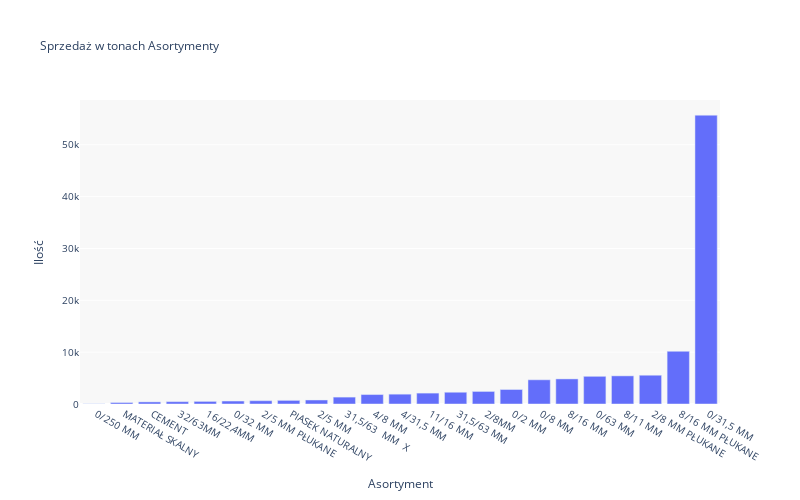

Notebook cell for this chart:
### Code cell
fig = raport_asort.plot.bar(x='Asortyment',y='Ilość',title='Sprzedaż w tonach Asortymenty',width=800, height=500)
fig.update_layout(plot_bgcolor='#F8F8F8',font_size=10,title_font_size=12)
fig.show()

### Figure 1 — Plotly figure (JSON) as saved in the notebook; plotly's stock layout.template omitted (floating-point values rounded to 4 significant figures)
{"data": [{"alignmentgroup": "True", "hovertemplate": "Asortyment=%{x}<br>Ilość=%{y}<extra></extra>", "legendgroup": "", "marker": {"color": "#636efa", "pattern": {"shape": ""}}, "name": "", "offsetgroup": "", "orientation": "v", "showlegend": false, "textposition": "auto", "type": "bar", "x": [" 0/250 MM", " MATERIAŁ SKALNY", " CEMENT", " 32/63MM", " 16/22,4MM", " 0/32 MM", " 2/5 MM PŁUKANE", " PIASEK NATURALNY", " 2/5 MM", " 31,5/63  MM  X", " 4/8 MM", " 4/31,5 MM", " 11/16 MM", " 31,5/63 MM", " 2/8MM", " 0/2 MM", " 0/8 MM", " 8/16 MM", " 0/63 MM", " 8/11 MM", " 2/8 MM PŁUKANE", " 8/16 MM PŁUKANE", " 0/31,5 MM"], "xaxis": "x", "y": [26.78, 281.7, 402.3, 448.4, 500.3, 572.1, 632.4, 696.3, 771.5, 1328.0, 1820.0, 1896.0, 2100.0, 2268.0, 2421.0, 2797.0, 4667.0, 4836.0, 5336.0, 5423.0, 5549.0, 10160.0, 55700.0], "yaxis": "y"}], "layout": {"barmode": "relative", "font": {"size": 10}, "height": 500, "legend": {"tracegroupgap": 0}, "plot_bgcolor": "#F8F8F8", "title": {"font": {"size": 12}, "text": "Sprzedaż w tonach Asortymenty"}, "width": 800, "xaxis": {"anchor": "y", "domain": [0, 1], "title": {"text": "Asortyment"}}, "yaxis": {"anchor": "x", "domain": [0, 1], "title": {"text": "Ilość"}}}}
